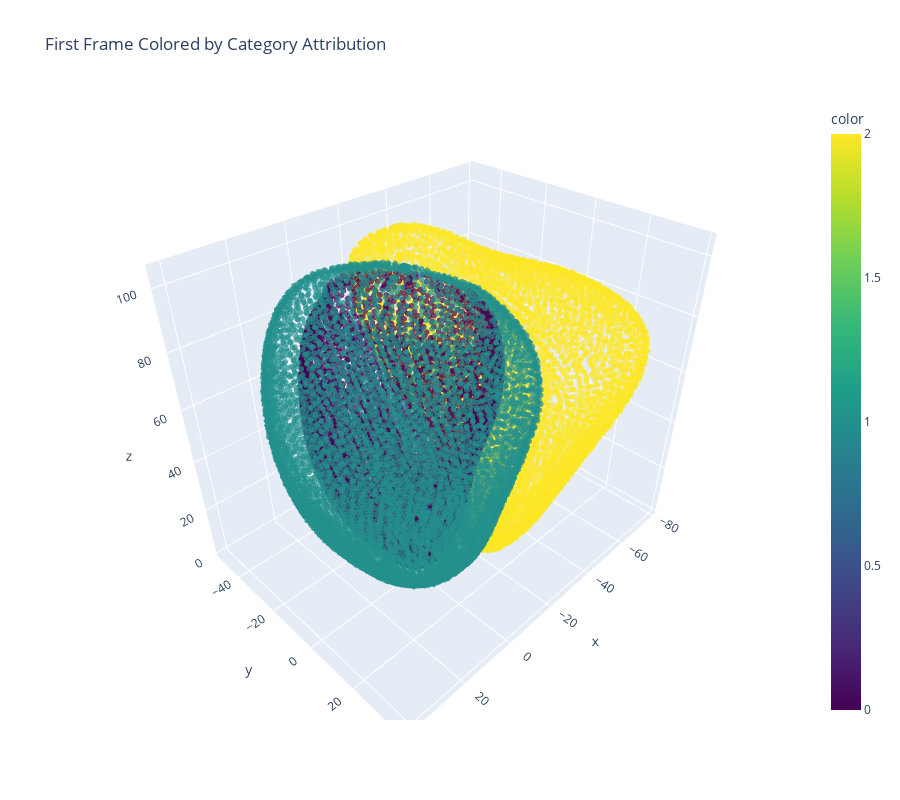

Here is the notebook cell this chart was saved with:
### Code cell
plot_single_frame(frame_id = 0, data = unhealthy_m)

### Figure 1 — Plotly figure (JSON) as saved in the notebook; plotly's stock layout.template omitted (floating-point values rounded to 4 significant figures; data arrays with more than 128 entries replaced by an {"elided": "..."} marker saying what was removed)
{"data": [{"hovertemplate": "x=%{x}<br>y=%{y}<br>z=%{z}<br>color=%{marker.color}<extra></extra>", "legendgroup": "", "marker": {"color": {"elided": "18000 int values"}, "coloraxis": "coloraxis", "opacity": 0.7, "size": 2, "symbol": "circle"}, "mode": "markers", "name": "", "scene": "scene", "showlegend": false, "type": "scatter3d", "x": {"elided": "18000 float values"}, "y": {"elided": "18000 float values"}, "z": {"elided": "18000 float values"}}], "layout": {"coloraxis": {"colorbar": {"title": {"text": "color"}}, "colorscale": [[0, "#440154"], [0.1111, "#482878"], [0.2222, "#3e4989"], [0.3333, "#31688e"], [0.4444, "#26828e"], [0.5556, "#1f9e89"], [0.6667, "#35b779"], [0.7778, "#6ece58"], [0.8889, "#b5de2b"], [1, "#fde725"]]}, "height": 800, "legend": {"tracegroupgap": 0}, "scene": {"aspectmode": "data", "domain": {"x": [0, 1], "y": [0, 1]}, "xaxis": {"title": {"text": "x"}}, "yaxis": {"title": {"text": "y"}}, "zaxis": {"title": {"text": "z"}}}, "title": {"text": "First Frame Colored by Category Attribution"}, "width": 900}}
